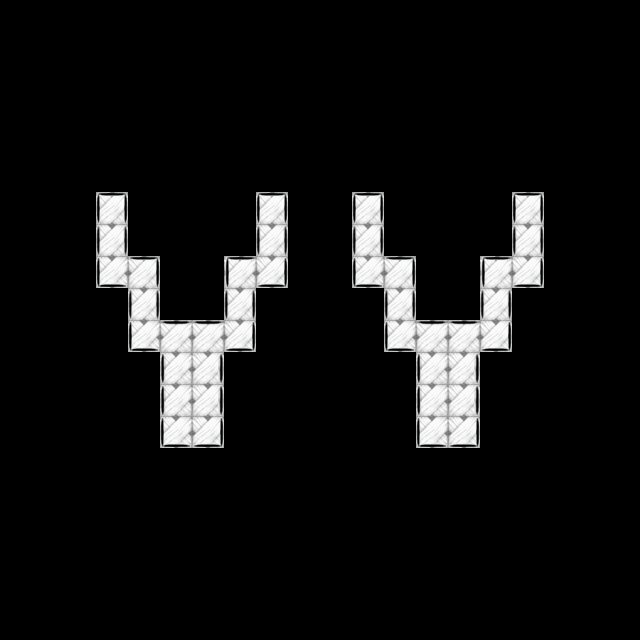

A level layout from a 2D game, rendered from its tile map. Below: a short description, then the map file with its tile-grid data intact:
An orthogonal 20x20 tile map with 32x32 px tiles, 3 tile layers (layer1, layer2, layer3), 2 tilesets.

<map version="1.2" tiledversion="1.3.4" orientation="orthogonal" renderorder="left-down" width="20" height="20" tilewidth="32" tileheight="32" infinite="0" nextlayerid="6" nextobjectid="1">
 <tileset firstgid="1" source="color.tsx" />
 <tileset firstgid="22" source="stroke.tsx" />
 <layer id="1" name="layer1" width="20" height="20">
  <data encoding="csv">
0,0,0,0,0,0,0,0,0,0,0,0,0,0,0,0,0,0,0,0,
0,0,0,0,0,0,0,0,0,0,0,0,0,0,0,0,0,0,0,0,
0,0,0,0,0,0,0,0,0,0,0,0,0,0,0,0,0,0,0,0,
0,0,0,0,0,0,0,0,0,0,0,0,0,0,0,0,0,0,0,0,
0,0,0,0,0,0,0,0,0,0,0,0,0,0,0,0,0,0,0,0,
0,0,0,0,0,0,0,0,0,0,0,0,0,0,0,0,0,0,0,0,
0,0,0,2,0,0,0,0,2,0,0,2,0,0,0,0,2,0,0,0,
0,0,0,2,0,0,0,0,2,0,0,2,0,0,0,0,2,0,0,0,
0,0,0,2,2,0,0,2,2,0,0,2,2,0,0,2,2,0,0,0,
0,0,0,0,2,0,0,2,0,0,0,0,2,0,0,2,0,0,0,0,
0,0,0,0,2,2,2,2,0,0,0,0,2,2,2,2,0,0,0,0,
0,0,0,0,0,2,2,0,0,0,0,0,0,2,2,0,0,0,0,0,
0,0,0,0,0,2,2,0,0,0,0,0,0,2,2,0,0,0,0,0,
0,0,0,0,0,2,2,0,0,0,0,0,0,2,2,0,0,0,0,0,
0,0,0,0,0,0,0,0,0,0,0,0,0,0,0,0,0,0,0,0,
0,0,0,0,0,0,0,0,0,0,0,0,0,0,0,0,0,0,0,0,
0,0,0,0,0,0,0,0,0,0,0,0,0,0,0,0,0,0,0,0,
0,0,0,0,0,0,0,0,0,0,0,0,0,0,0,0,0,0,0,0,
0,0,0,0,0,0,0,0,0,0,0,0,0,0,0,0,0,0,0,0,
0,0,0,0,0,0,0,0,0,0,0,0,0,0,0,0,0,0,0,0
</data>
 </layer>
 <layer id="3" name="layer2" width="20" height="20">
  <data encoding="csv">
0,0,0,0,0,0,0,0,0,0,0,0,0,0,0,0,0,0,0,0,
0,0,0,0,0,0,0,0,0,0,0,0,0,0,0,0,0,0,0,0,
0,0,0,0,0,0,0,0,0,0,0,0,0,0,0,0,0,0,0,0,
0,0,0,0,0,0,0,0,0,0,0,0,0,0,0,0,0,0,0,0,
0,0,0,0,0,0,0,0,0,0,0,0,0,0,0,0,0,0,0,0,
0,0,0,0,0,0,0,0,0,0,0,0,0,0,0,0,0,0,0,0,
0,0,0,0,0,0,0,0,0,0,0,0,0,0,0,0,0,0,0,0,
0,0,0,0,0,0,0,0,0,0,0,0,0,0,0,0,0,0,0,0,
0,0,0,0,0,0,0,0,0,0,0,0,0,0,0,0,0,0,0,0,
0,0,0,0,0,0,0,0,0,0,0,0,0,0,0,0,0,0,0,0,
0,0,0,0,0,0,0,0,0,0,0,0,0,0,0,0,0,0,0,0,
0,0,0,0,0,0,0,0,0,0,0,0,0,0,0,0,0,0,0,0,
0,0,0,0,0,0,0,0,0,0,0,0,0,0,0,0,0,0,0,0,
0,0,0,0,0,0,0,0,0,0,0,0,0,0,0,0,0,0,0,0,
0,0,0,0,0,0,0,0,0,0,0,0,0,0,0,0,0,0,0,0,
0,0,0,0,0,0,0,0,0,0,0,0,0,0,0,0,0,0,0,0,
0,0,0,0,0,0,0,0,0,0,0,0,0,0,0,0,0,0,0,0,
0,0,0,0,0,0,0,0,0,0,0,0,0,0,0,0,0,0,0,0,
0,0,0,0,0,0,0,0,0,0,0,0,0,0,0,0,0,0,0,0,
0,0,0,0,0,0,0,0,0,0,0,0,0,0,0,0,0,0,0,0
</data>
 </layer>
 <objectgroup id="5" name="logiclayer" visible="0">
  <properties>
   <property name="usegid" value="2" />
   <property name="useicon" value="2.png" />
  </properties>
 </objectgroup>
 <layer id="2" name="layer3" width="20" height="20">
  <data encoding="csv">
0,0,0,0,0,0,0,0,0,0,0,0,0,0,0,0,0,0,0,0,
0,0,0,0,0,0,0,0,0,0,0,0,0,0,0,0,0,0,0,0,
0,0,0,0,0,0,0,0,0,0,0,0,0,0,0,0,0,0,0,0,
0,0,0,0,0,0,0,0,0,0,0,0,0,0,0,0,0,0,0,0,
0,0,0,0,0,0,0,0,0,0,0,0,0,0,0,0,0,0,0,0,
0,0,0,0,0,0,0,0,0,0,0,0,0,0,0,0,0,0,0,0,
0,0,0,37,0,0,0,0,37,0,0,37,0,0,0,0,37,0,0,0,
0,0,0,31,0,0,0,0,31,0,0,31,0,0,0,0,31,0,0,0,
0,0,0,27,28,0,0,26,29,0,0,27,28,0,0,26,29,0,0,0,
0,0,0,0,31,0,0,31,0,0,0,0,31,0,0,31,0,0,0,0,
0,0,0,0,27,23,23,29,0,0,0,0,27,23,23,29,0,0,0,0,
0,0,0,0,0,22,24,0,0,0,0,0,0,22,24,0,0,0,0,0,
0,0,0,0,0,22,24,0,0,0,0,0,0,22,24,0,0,0,0,0,
0,0,0,0,0,27,29,0,0,0,0,0,0,27,29,0,0,0,0,0,
0,0,0,0,0,0,0,0,0,0,0,0,0,0,0,0,0,0,0,0,
0,0,0,0,0,0,0,0,0,0,0,0,0,0,0,0,0,0,0,0,
0,0,0,0,0,0,0,0,0,0,0,0,0,0,0,0,0,0,0,0,
0,0,0,0,0,0,0,0,0,0,0,0,0,0,0,0,0,0,0,0,
0,0,0,0,0,0,0,0,0,0,0,0,0,0,0,0,0,0,0,0,
0,0,0,0,0,0,0,0,0,0,0,0,0,0,0,0,0,0,0,0
</data>
 </layer>
</map>
